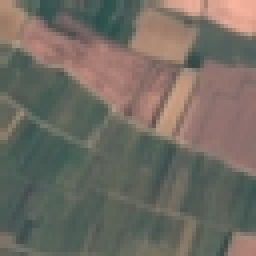
#> input picture samples/Agriculture_Sample.jpg, 64 x 64 px (shown 4 times larger)
$ python -i features.py   (imports and definitions only)
#> lines starting #> are read from the running program, lines starting #| are printed output that depends on the picture
#> further down, picture is the input picture: PIL image 64x64 RGB; mean R, G, B 112.6, 107.4, 98.6
"""Hand-crafted, interpretable patch features (labels never used)."""
import numpy as np
from PIL import Image
from scipy import ndimage

FEATURE_NAMES = [
    "R_mean", "G_mean", "B_mean", "R_std", "G_std", "B_std",
    "Hue_mean", "Sat_mean", "Sat_std", "Val_mean", "Val_std",
    "ExG_mean (greenness)", "ExG_std", "GR_index (veg)", "GB_index (water)",
    "Edge_mean", "Edge_std", "Laplacian_var (texture)", "Gray_entropy",
]

def extract(img: Image.Image) -> np.ndarray:
    img = img.convert("RGB").resize((64, 64))
    a = np.asarray(img, float) / 255.0
    R, G, B = a[..., 0], a[..., 1], a[..., 2]
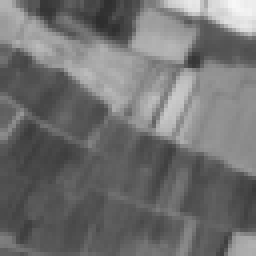
#> R: shape (64, 64) float64 (shown 4 times larger); min 0.18, max 0.969, mean 0.441
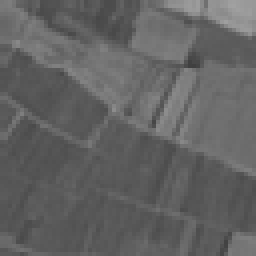
#> B: shape (64, 64) float64 (shown 4 times larger); min 0.247, max 0.631, mean 0.387
    hsv = np.asarray(img.convert("HSV"), float) / 255.0
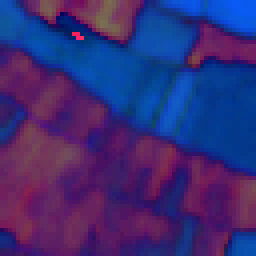
#> hsv: shape (64, 64, 3) float64 (shown 4 times larger); mean R, G, B 0.229, 0.177, 0.467
    exg = 2 * G - R - B
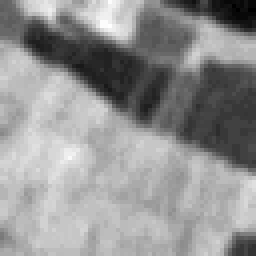
#> exg: shape (64, 64) float64 (shown 4 times larger); min -0.188, max 0.165, mean 0.0146; drawn with min black and max white
    gr = (G - R) / (G + R + 1e-6)
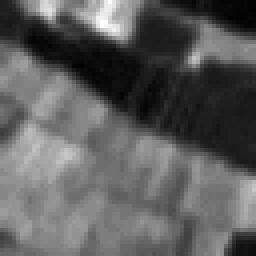
#> gr: shape (64, 64) float64 (shown 4 times larger); min -0.165, max 0.276, mean -0.00289; drawn with min black and max white
    gb = (G - B) / (G + B + 1e-6)
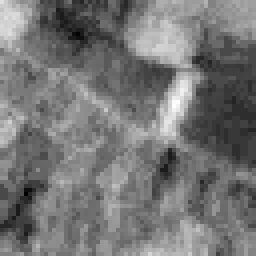
#> gb: shape (64, 64) float64 (shown 4 times larger); min -0.0128, max 0.106, mean 0.0421; drawn with min black and max white
    gray = a.mean(2)
    edge = np.hypot(ndimage.sobel(gray, 0), ndimage.sobel(gray, 1))
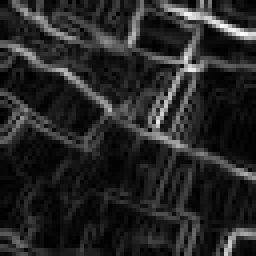
#> edge: shape (64, 64) float64 (shown 4 times larger); min 0.00185, max 1.27, mean 0.193; drawn with min black and max white
    lap = ndimage.laplace(gray).var()
#> lap = 0.00434
    hist, _ = np.histogram(gray, bins=16, range=(0, 1))
#> hist = [0, 0, 0, 1, 232, 1697, 688, 683, 497, 173, 51, 65, 9, 0, 0, 0]
    p = hist / hist.sum(); p = p[p > 0]
#> after `p = hist / hist.sum()`: p = [0, 0, 0, 0.000244, 0.0566, 0.414, 0.168, 0.167, 0.121, 0.0422, 0.0125, 0.0159, 0.0022, 0, 0, 0]
#> after `p = p[p > 0]`: p = [0.000244, 0.0566, 0.414, 0.168, 0.167, 0.121, 0.0422, 0.0125, 0.0159, 0.0022]
    ent = -(p * np.log2(p)).sum()
#> ent = 2.38
    return np.array([
        R.mean(), G.mean(), B.mean(), R.std(), G.std(), B.std(),
        hsv[..., 0].mean(), hsv[..., 1].mean(), hsv[..., 1].std(),
        hsv[..., 2].mean(), hsv[..., 2].std(),
        exg.mean(), exg.std(), gr.mean(), gb.mean(),
        edge.mean(), edge.std(), lap, ent,
    ])

>>> from PIL import Image
>>> picture = Image.open('samples/Agriculture_Sample.jpg')
>>> result = extract(picture)
#> result = 19 values, max 2.38 at index 18, min -0.00289 at index 13, mean 0.291

$ run again, on samples/Highway_Sample.jpg
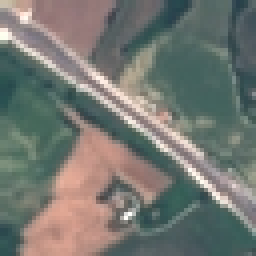
#> input picture samples/Highway_Sample.jpg, 64 x 64 px (shown 4 times larger)
#> picture is the input picture: PIL image 64x64 RGB; mean R, G, B 116.3, 119.5, 113.9
#> in extract, `gb = (G - B) / (G + B + 1e-6)`:
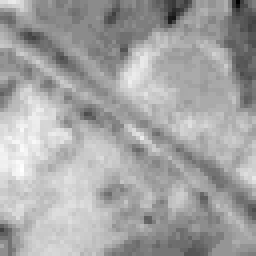
#> gb: shape (64, 64) float64 (shown 4 times larger); min -0.0935, max 0.0855, mean 0.022; drawn with min black and max white
#> in extract, `edge = np.hypot(ndimage.sobel(gray, 0), ndimage.sobel(gray, 1))`:
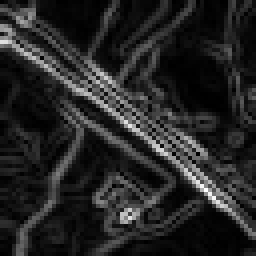
#> edge: shape (64, 64) float64 (shown 4 times larger); min 0, max 2.57, mean 0.376; drawn with min black and max white
#> lap = 0.0257
#> hist = [0, 0, 0, 22, 387, 1138, 729, 411, 448, 376, 313, 124, 46, 50, 37, 15]
#> p = [0, 0, 0, 0.00537, 0.0945, 0.278, 0.178, 0.1, 0.109, 0.0918, 0.0764, 0.0303, 0.0112, 0.0122, 0.00903, 0.00366]
#> p = [0.00537, 0.0945, 0.278, 0.178, 0.1, 0.109, 0.0918, 0.0764, 0.0303, 0.0112, 0.0122, 0.00903, 0.00366]
#> ent = 2.99
#> result = 19 values, max 2.99 at index 18, min 0.022 at index 14, mean 0.374

$ run again, on samples/Industrial_Sample.jpg
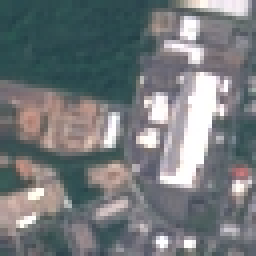
#> input picture samples/Industrial_Sample.jpg, 64 x 64 px (shown 4 times larger)
#> picture is the input picture: PIL image 64x64 RGB; mean R, G, B 116.2, 121, 123.5
#> in extract, `gb = (G - B) / (G + B + 1e-6)`:
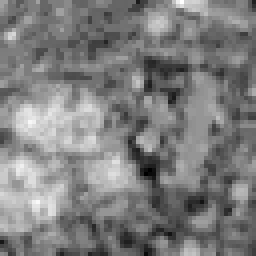
#> gb: shape (64, 64) float64 (shown 4 times larger); min -0.0829, max 0.0588, mean -0.0126; drawn with min black and max white
#> in extract, `edge = np.hypot(ndimage.sobel(gray, 0), ndimage.sobel(gray, 1))`:
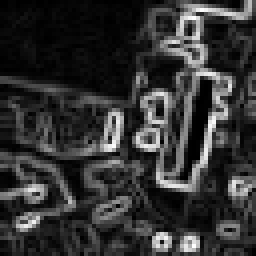
#> edge: shape (64, 64) float64 (shown 4 times larger); min 0, max 2.49, mean 0.498; drawn with min black and max white
#> lap = 0.0327
#> hist = [0, 0, 0, 156, 911, 392, 685, 588, 359, 280, 209, 86, 69, 48, 49, 264]
#> p = [0, 0, 0, 0.0381, 0.222, 0.0957, 0.167, 0.144, 0.0876, 0.0684, 0.051, 0.021, 0.0168, 0.0117, 0.012, 0.0645]
#> p = [0.0381, 0.222, 0.0957, 0.167, 0.144, 0.0876, 0.0684, 0.051, 0.021, 0.0168, 0.0117, 0.012, 0.0645]
#> ent = 3.23
#> result = 19 values, max 3.23 at index 18, min -0.0126 at index 14, mean 0.418
